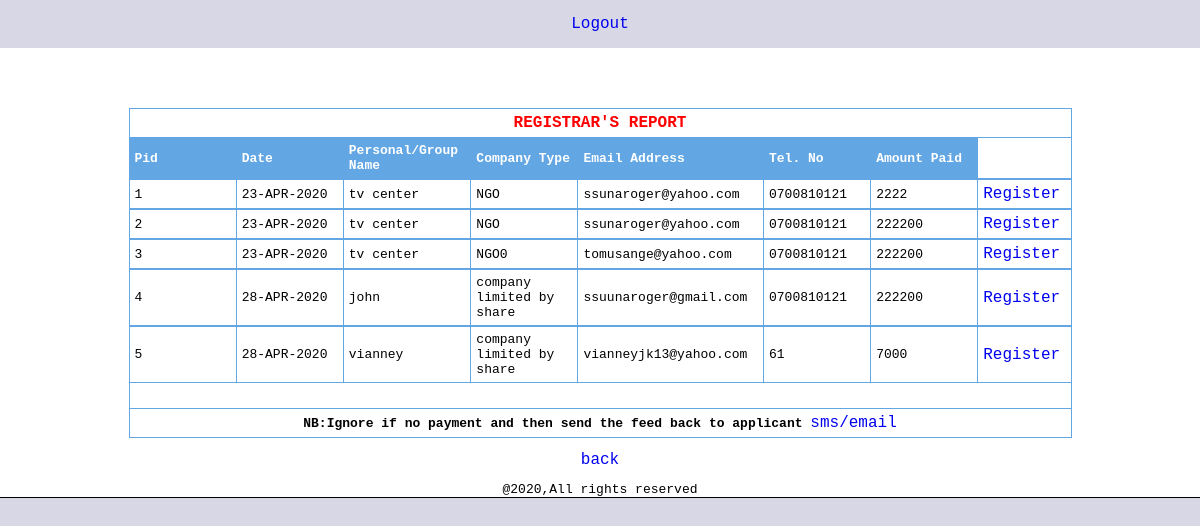
/payr.php (signed in), run on the app's committed database.
### tables this page shows
CREATE TABLE IF NOT EXISTS `pay` (
  `pid` int(44) NOT NULL AUTO_INCREMENT,
  `dat` varchar(44) NOT NULL,
  `name` varchar(44) NOT NULL,
  `co` varchar(44) NOT NULL,
  `email` varchar(44) NOT NULL,
  `tel` varchar(44) NOT NULL,
  `amt` varchar(44) NOT NULL,
  PRIMARY KEY (`pid`)
);

### payr.php (the view, shortened to what this page needs)
<html><head>
	<link href="config/style.css" rel="stylesheet" type="text/css">
</head><body leftmargin="0" topmargin="0" bgcolor="#d7d7e5" marginheight="0" marginwidth="0">
		<table width="100%" border="0" cellpadding="0" cellspacing="0">
			<tbody>
			<tr>
                            <td height="48">
                            <p style="margin-top: 0pt; margin-bottom: 0pt;" align="center"><a href="index.php">Logout              </a></p></td>
              </tr>
            <tr>
                            <td bordercolor="#666666" style="border-bottom-style: solid; border-bottom-width: 1px;" bgcolor="#ffffff" height="88">
                            <table width="945" border="0" align="center" cellpadding="0" cellspacing="0">
                              <tr>
                                <td height="45">&nbsp;</td>
                              </tr>
                              <tr>
                                <td><br>
                                  <table width="943" border="0" align="center" cellpadding="5" cellspacing="1" bgcolor="#62A6E3">
                                    <tr>
                                      <td colspan="11" bgcolor="#FFFFFF"><div align="center">
                                        <span class="FormCommonRequired style2">REGISTRAR'S REPORT                                        </span>
                                          <?php
$sql="SELECT * FROM pay";
$result=mysql_query($sql);
?>
                                        </div></td>
  </tr>
  <tr>
   <td width="90" bgcolor="#62A6E3"><span class="style1">Pid</span></td>
  <td width="90" bgcolor="#62A6E3"><span class="style1">Date</span></div></td>
   <td width="90" bgcolor="#62A6E3"><span class="style1">Personal/Group Name</span></div></td>
<td width="90" bgcolor="#62A6E3"><span class="style1">Company Type</span></div></td>
    <td width="90" bgcolor="#62A6E3"><span class="style1">Email Address</span></div></td>
   <td width="90" bgcolor="#62A6E3"><span class="style1">Tel. No</span></div></td>
   <td width="90" bgcolor="#62A6E3"><span class="style1">Amount Paid </span></div></td>
    <td width="61"  bgcolor="#FFFFFF" >&nbsp;</td>
  </tr>
  <?php
								while($rows=mysql_fetch_array($result)){
									?>
  <tr>
   <tr>
     <td bgcolor="#FFFFFF"><?php echo $rows['pid']; ?></td>
     <td bgcolor="#FFFFFF"><?php echo $rows['dat']; ?></td>
     <td bgcolor="#FFFFFF"><?php echo $rows['name']; ?></td>
     <td bgcolor="#FFFFFF"><?php echo $rows['co']; ?></td>
     <td bgcolor="#FFFFFF"><?php echo $rows['email']; ?></td>
     <td bgcolor="#FFFFFF"><?php echo $rows['tel']; ?></td>
                                      <td bgcolor="#FFFFFF"><?php echo $rows['amt']; ?></td>
     <td bgcolor="#FFFFFF"><a href="payreg.php?pid=<?php echo $rows['pid']; ?>">Register</a></td>
  </tr>
  <?php
												}
											?>
  <tr>
    <td colspan="9" bgcolor="#FFFFFF">&nbsp;</td>
  </tr>
  <tr>
    <td colspan="9" bgcolor="#FFFFFF"><div align="center"><strong> NB:Ignore if no payment and then send the feed back to applicant</strong> <a href="sms.php">sms/email</a></div></td>
  </tr>
</table>
                                  <p align="center"><a href="regcomp.php">back</a></p>
                                  <p align="center"> @<?php echo date('Y')?>,All rights reserved</p>
                                </body>
</html>

### config/style.css (style rules this page uses)
td { font-family: monospace; font-size: 13px; }
.FormCommonRequired { color: #FF0000; }

### payr.php (style rules this page uses)
a:link { text-decoration: none; }
.style1 { color: #FFFFFF; font-weight: bold; }
.style2 { font-size: 16px; font-weight: bold; }

### data on the page
pay: pid "1", dat "23-APR-2020", name "tv center", co "NGO", email "ssunaroger@yahoo.com", tel "0700810121", amt "2222"
pay: pid "2", dat "23-APR-2020", name "tv center", co "NGO", email "ssunaroger@yahoo.com", tel "0700810121", amt "222200"
pay: pid "3", dat "23-APR-2020", name "tv center", co "NGO0", email "tomusange@yahoo.com", tel "0700810121", amt "222200"
pay: pid "4", dat "28-APR-2020", name "john", co "company limited by share", email "ssuunaroger@gmail.com", tel "0700810121", amt "222200"
pay: pid "5", dat "28-APR-2020", name "vianney", co "company limited by share", email "vianneyjk13@yahoo.com", tel "61", amt "7000"
